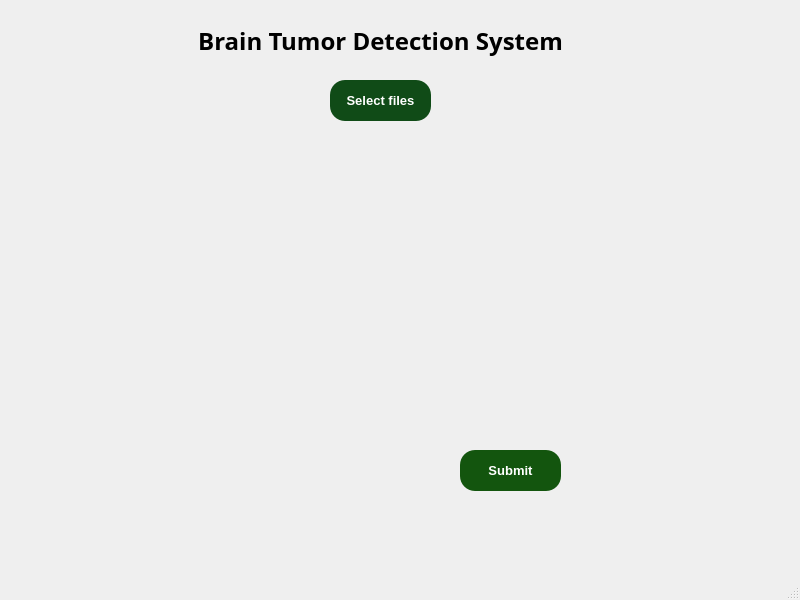
<?xml version="1.0" encoding="UTF-8"?>
<ui version="4.0">
 <class>MainWindow</class>
 <widget class="QMainWindow" name="MainWindow">
  <property name="geometry">
   <rect>
    <x>0</x>
    <y>0</y>
    <width>800</width>
    <height>600</height>
   </rect>
  </property>
  <property name="windowTitle">
   <string>Brain Tumor Detection AI</string>
  </property>
  <widget class="QWidget" name="centralwidget">
   <widget class="QLabel" name="label">
    <property name="geometry">
     <rect>
      <x>160</x>
      <y>20</y>
      <width>441</width>
      <height>41</height>
     </rect>
    </property>
    <property name="font">
     <font>
      <family>Lucida Bright</family>
      <pointsize>18</pointsize>
      <weight>75</weight>
      <bold>true</bold>
     </font>
    </property>
    <property name="cursor">
     <cursorShape>SplitHCursor</cursorShape>
    </property>
    <property name="text">
     <string>Brain Tumor Detection System</string>
    </property>
    <property name="textFormat">
     <enum>Qt::AutoText</enum>
    </property>
    <property name="scaledContents">
     <bool>false</bool>
    </property>
    <property name="alignment">
     <set>Qt::AlignCenter</set>
    </property>
    <property name="wordWrap">
     <bool>false</bool>
    </property>
   </widget>
   <widget class="QPushButton" name="importButton">
    <property name="geometry">
     <rect>
      <x>330</x>
      <y>80</y>
      <width>101</width>
      <height>41</height>
     </rect>
    </property>
    <property name="font">
     <font>
      <pointsize>10</pointsize>
      <weight>75</weight>
      <bold>true</bold>
     </font>
    </property>
    <property name="cursor">
     <cursorShape>PointingHandCursor</cursorShape>
    </property>
    <property name="styleSheet">
     <string notr="true">background-color: rgb(16, 75, 23);
color: rgb(255, 255, 255);
border-radius: 15px
</string>
    </property>
    <property name="text">
     <string>Select files</string>
    </property>
    <property name="checkable">
     <bool>false</bool>
    </property>
    <property name="flat">
     <bool>false</bool>
    </property>
   </widget>
   <widget class="QLabel" name="image">
    <property name="geometry">
     <rect>
      <x>190</x>
      <y>140</y>
      <width>371</width>
      <height>291</height>
     </rect>
    </property>
    <property name="font">
     <font>
      <pointsize>12</pointsize>
      <weight>75</weight>
      <bold>true</bold>
     </font>
    </property>
    <property name="text">
     <string/>
    </property>
    <property name="pixmap">
     <pixmap>../Data/pred/pred0.jpg</pixmap>
    </property>
    <property name="scaledContents">
     <bool>true</bool>
    </property>
    <property name="alignment">
     <set>Qt::AlignCenter</set>
    </property>
   </widget>
   <widget class="QPushButton" name="resultButton">
    <property name="geometry">
     <rect>
      <x>460</x>
      <y>450</y>
      <width>101</width>
      <height>41</height>
     </rect>
    </property>
    <property name="font">
     <font>
      <pointsize>10</pointsize>
      <weight>75</weight>
      <bold>true</bold>
     </font>
    </property>
    <property name="cursor">
     <cursorShape>PointingHandCursor</cursorShape>
    </property>
    <property name="styleSheet">
     <string notr="true">color: rgb(255, 255, 255);
background-color: rgb(19, 85, 14);
border-radius: 15px;</string>
    </property>
    <property name="text">
     <string>Submit</string>
    </property>
   </widget>
  </widget>
  <widget class="QMenuBar" name="menubar">
   <property name="geometry">
    <rect>
     <x>0</x>
     <y>0</y>
     <width>800</width>
     <height>21</height>
    </rect>
   </property>
  </widget>
  <widget class="QStatusBar" name="statusbar"/>
 </widget>
 <resources/>
 <connections/>
</ui>
